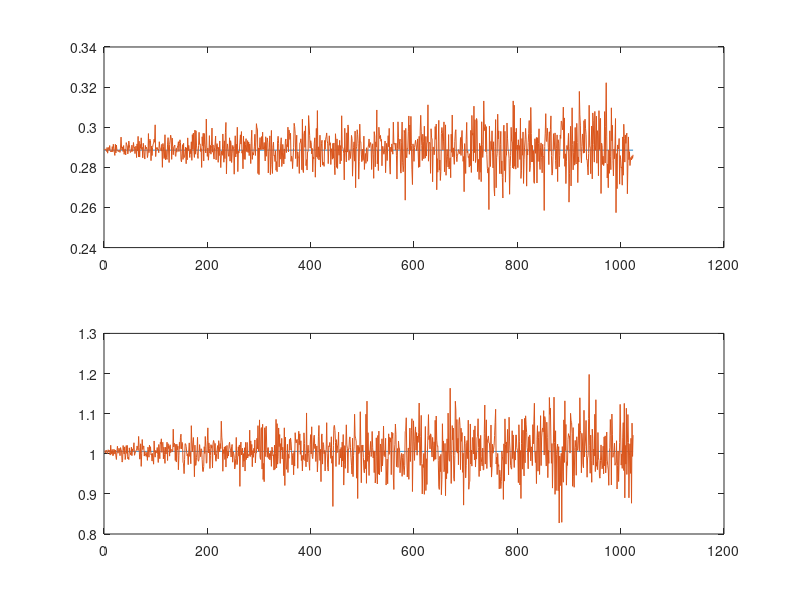

Write MATLAB code to recreate this figure.
%%%%%%%%%%%%%%%%%%%%%%%%%%%%%%%%%%%%%%%%%%%%%%%%%%%%%%%%%%%%%%%%%%%%%%
%% Fnoise.m
%% Description:   
%% Author:        Carsten Wulff <carsten@wulff.no>
%% Created at:    Tue Feb  3 17:14:03 2009
%% Modified at:   Tue Feb  3 17:24:52 2009
%% Modified by:   Carsten Wulff <carsten@wulff.no>
%%%%%%%%%%%%%%%%%%%%%%%%%%%%%%%%%%%%%%%%%%%%%%%%%%%%%%%%%%%%%%%%%%%%%%
clear;
N = 2^17;
s = 2;

x = rand(1,N);
xn = randn(1,N);

for i=1:1024
y = x((1:i:N));
yn = xn((1:i:N));

in(i) = i;
y_std(i) = std(y);
x_std(i) = std(x);
yn_std(i) = std(yn);
xn_std(i) = std(xn);
end

subplot(2,1,1),plot(in,x_std,in,y_std);
subplot(2,1,2),plot(in,xn_std,in,yn_std);
